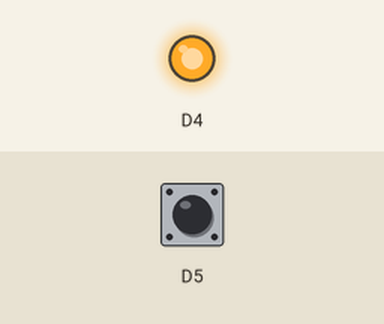
Recording of a program running on a simulated ESP8266 (Wemos D1 mini). On the bench: output pins drawn as LEDs (lit = HIGH). The inputs (shaded band) are chosen by the test bench; at power-on: D5 HIGH. What the program prints to the serial monitor is not drawn.

Above: at 1.2 s.
1.3 s: D5 pulled LOW for 0.15 s
At 1.37 s:
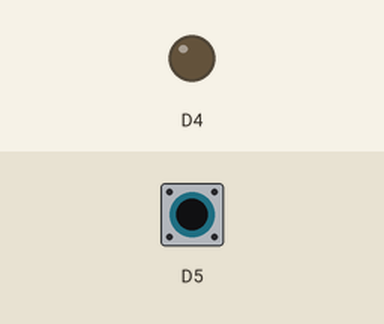
2.9 s: D5 pulled LOW for 3.2 s
At 7.5 s:
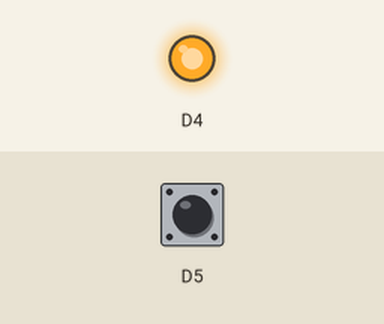
Timing chart, 0 to 9.0 s (numbered marks = the images above; inputs shaded):
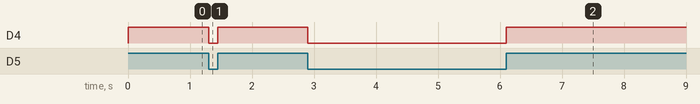

The program:

main.cpp
```cpp
// Mohawk College - COMP-10184
//
// Digital Input/Output Lab - Test Program
//
#include <Arduino.h>

void setup() {
  // configure the USB serial monitor
  Serial.begin(115200);

  // configure pin D5 as digital input - this is the pushbutton
  pinMode(D5, INPUT_PULLUP);

  // configure pin D4 as a digital output - this is the LED
  pinMode(D4, OUTPUT);

}


void loop() {
  int iButton;
  // read input and write to output
  // read the push button input...
  iButton = digitalRead(D5);
  Serial.println(iButton);
  // ... and write it to the LED output
  digitalWrite(D4, iButton);
} 
```

Measured:
- after the input at 1.3 s, D4: HIGH → LOW at once, → HIGH 0.15 s later
- after the input at 2.9 s, D4: HIGH → LOW at once, → HIGH 3.2 s later
